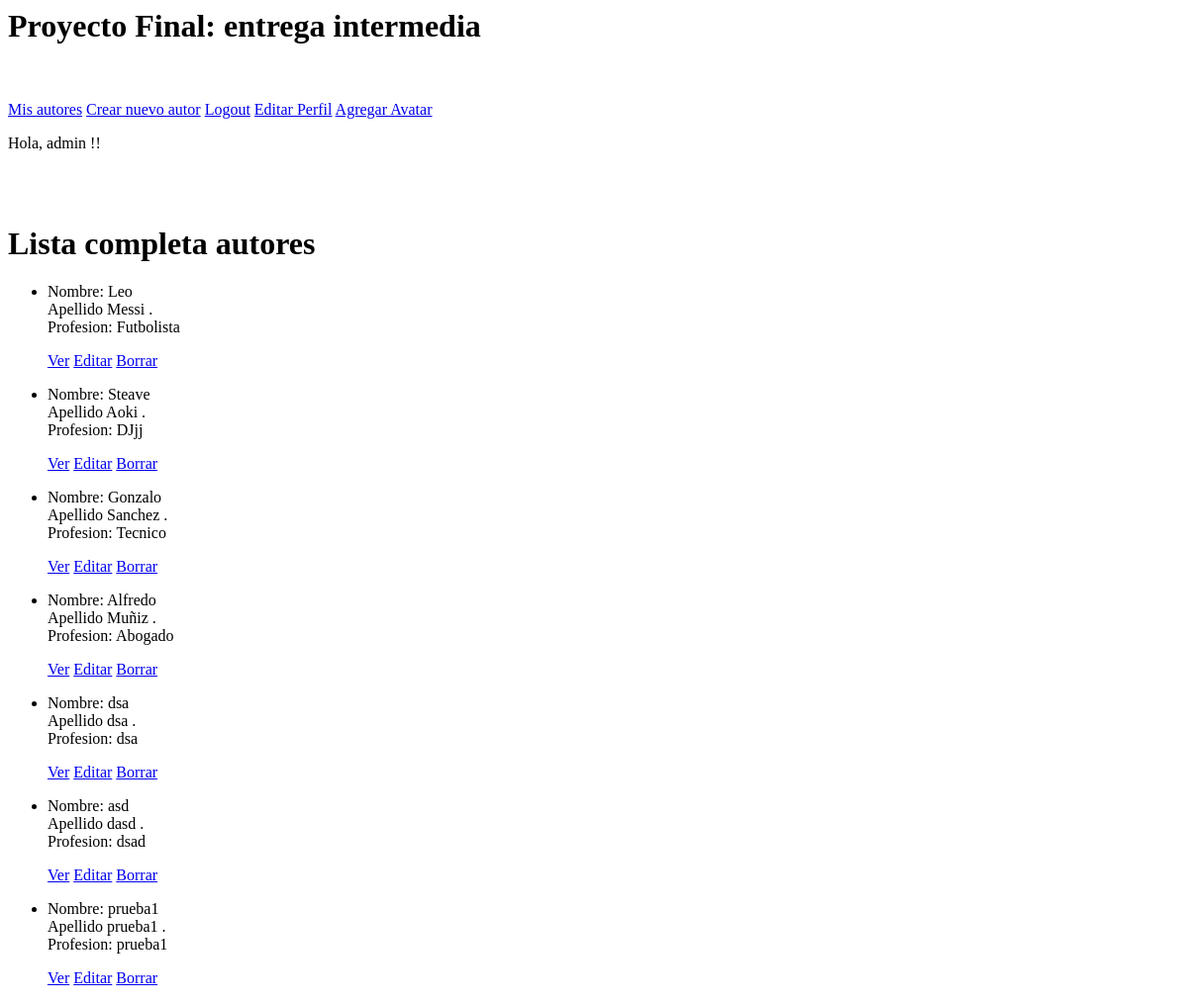
The page /blog/autor/list (signed in) on the database as committed earlier.
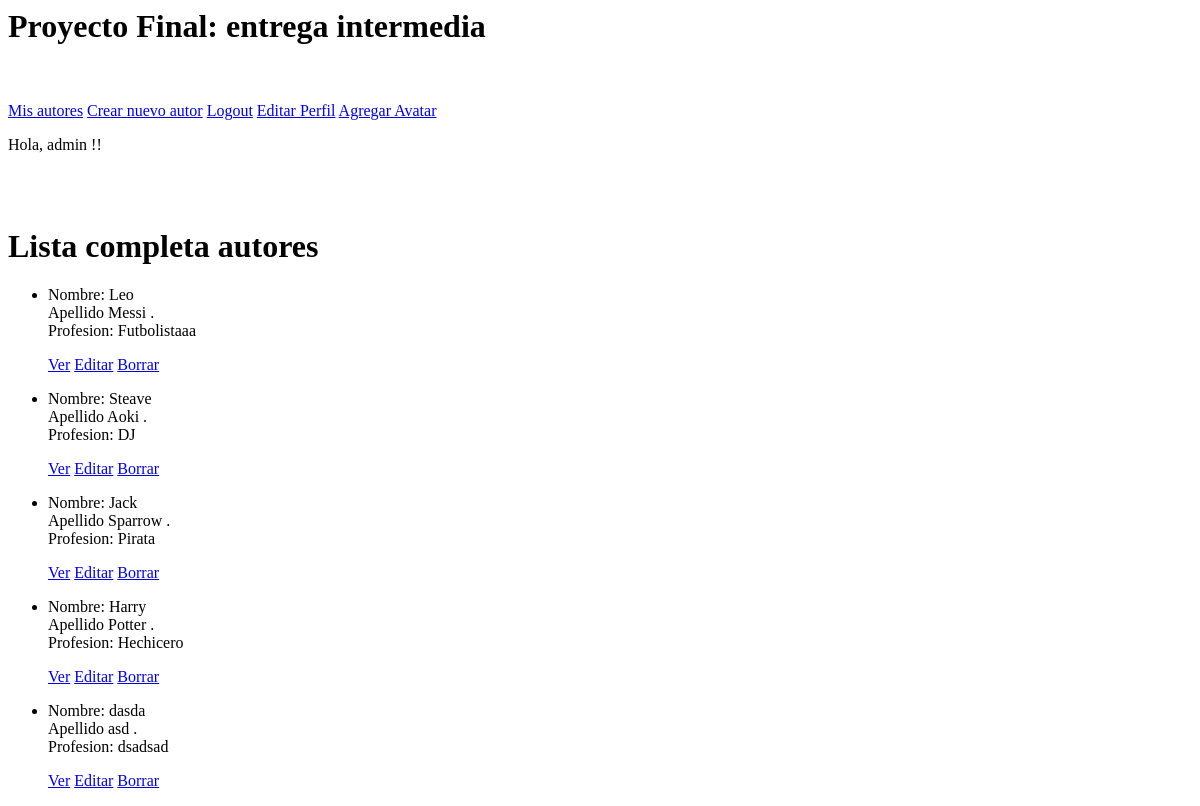
The same page on the database as committed later.
### blog/models.py (models this page shows, shortened)
class Autor(models.Model):
    class Meta:
        verbose_name_plural = "Autores"
    nombre = models.CharField(max_length=30)
    apellido = models.CharField(max_length=30)
    profesion = models.CharField(max_length=30)

### blog/views.py (the view)
# urls.py: path("autor/list", AutorList.as_view(), name="AutorList"),
class AutorList(LoginRequiredMixin, ListView):
    model = Autor
    template_name = "blog/autor_list.html"

### blog/templates/blog/autor_list.html
{% extends "blog/madre.html" %}
{% block inserte_aqui_su_contenido %}
<h1>Lista completa autores</h1>
<ul>
    {% for autor in object_list %}
    <li>
        <p>Nombre: {{ autor.nombre }}
        <br> Apellido {{ autor.apellido}} .
        <br> Profesion: {{ autor.profesion }}</p>
    <p>
        <a href="{% url 'AutorDetail' autor.id %}">Ver</a>
        <a href="{% url 'AutorUpdate' autor.id %}">Editar</a>
        <a href="{% url 'AutorDelete' autor.id %}">Borrar</a>
    </p>
    </li>
    {% endfor %}
</ul>
{% endblock %}

### blog/templates/blog/madre.html (shortened to what this page needs)
<h1>Proyecto Final: entrega intermedia</h1>
<a class="navbar-brand" href="{% url 'AutorList' %}">Mis autores</a>
<a class="navbar-brand" href="{% url 'AutorNew' %}">Crear nuevo autor</a>
{% if request.user.is_authenticated %}
    <a class="navbar-brand" href="{% url 'Logout' %}">Logout</a>
    <a class="navbar-brand" href="{% url 'EditarPerfil' %}">Editar Perfil</a>
    <a class="navbar-brand" href="{% url 'AgregarAvatar' %}">Agregar Avatar</a>
    <p>Hola, {{ user.username }} !!</p>
{% endif %}
{% block inserte_aqui_su_contenido %}
{% endblock %}

Rows that differ between the two databases and show on the page:
removed Autor: nombre "Gonzalo", apellido "Sanchez", profesion "Tecnico"
removed Autor: nombre "Alfredo", apellido "Muñiz", profesion "Abogado"
removed Autor: nombre "dsa", apellido "dsa", profesion "dsa"
removed Autor: nombre "asd", apellido "dasd", profesion "dsad"
removed Autor: nombre "prueba1", apellido "prueba1", profesion "prueba1"
changed Autor "Leo": profesion "Futbolista" → "Futbolistaaa"
changed Autor "Steave": profesion "DJjj" → "DJ"
added Autor: nombre "Jack", apellido "Sparrow", profesion "Pirata"
added Autor: nombre "Harry", apellido "Potter", profesion "Hechicero"
added Autor: nombre "dasda", apellido "asd", profesion "dsadsad"
